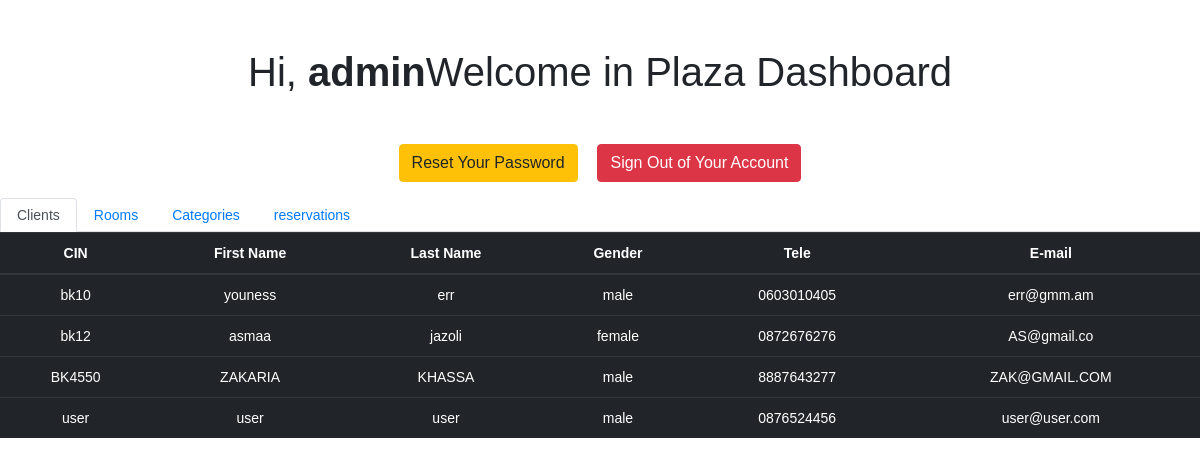
/Plaza/admin/welcome.php (signed in), run on the app's committed database.
### tables this page shows
CREATE TABLE `clients` (
  `CIN` varchar(10) NOT NULL,
  `FIRST_NAME` varchar(10) NOT NULL,
  `LAST_NAME` varchar(10) NOT NULL,
  `TELE` varchar(10) NOT NULL,
  `EMAIL` varchar(25) NOT NULL,
  `GENDER` enum('male','female') NOT NULL
);

### Plaza/admin/welcome.php (the view, shortened to what this page needs)
<!DOCTYPE html>
<html lang="en">
<head>
    <link rel="stylesheet" href="https://maxcdn.bootstrapcdn.com/bootstrap/4.0.0/css/bootstrap.min.css">
</head>
<body>
    <h1 class="my-5">Hi, <b><?php echo htmlspecialchars($_SESSION["username"]); ?></b>Welcome in Plaza Dashboard</h1>
    <p>
        <a href="reset-password.php" class="btn btn-warning">Reset Your Password</a>
        <a href="logout.php" class="btn btn-danger ml-3">Sign Out of Your Account</a>
    </p>
<ul class="nav nav-tabs" id="myTab" role="tablist">
  <li class="nav-item">
    <a class="nav-link active" id="clients-tab" data-toggle="tab" href="#clients" role="tab" aria-controls="clients" aria-selected="true">Clients</a>
  </li>
  <li class="nav-item">
    <a class="nav-link" id="rooms-tab" data-toggle="tab" href="#rooms" role="tab" aria-controls="rooms" aria-selected="false">Rooms</a>
  </li>
  <li class="nav-item">
    <a class="nav-link" id="categories-tab" data-toggle="tab" href="#categories" role="tab" aria-controls="categories" aria-selected="false">Categories</a>
  </li>
  <li class="nav-item">
    <a class="nav-link" id="reservations-tab" data-toggle="tab" href="#reservations" role="tab" aria-controls="reservations" aria-selected="false">reservations</a>
  </li>
</ul>
<div class="tab-content">
  <div class="tab-pane active" id="clients" role="tabpanel" aria-labelledby="clients-tab">
    <table class="table table-dark">
      <thead>
        <tr>
          <th scope="col">CIN</th>
          <th scope="col">First Name</th>
          <th scope="col">Last Name</th>
          <th scope="col">Gender</th>
          <th scope="col">Tele</th>
          <th scope="col">E-mail</th>
        </tr>
      </thead>
      <tbody>
        <?php
          require_once('../includes/connect.php');
          $result = mysqli_query($con,"SELECT * FROM clients");
          while($row = mysqli_fetch_array($result))
          {
          echo "<tr>";
          echo "<td>" . $row['CIN'] . "</td>";
          echo "<td>" . $row['FIRST_NAME'] . "</td>";
          echo "<td>" . $row['LAST_NAME'] . "</td>";
          echo "<td>" . $row['GENDER'] . "</td>";
          echo "<td>" . $row['TELE'] . "</td>";
          echo "<td>" . $row['EMAIL'] . "</td>";
          echo "</tr>";
          }
        ?>
      </tbody>
    </table>
  </div>
</div>
</body>
</html>

### Plaza/admin/welcome.php (style rules this page uses)
body { font: 14px sans-serif; text-align: center; }

### data on the page
clients: CIN "bk10", FIRST_NAME "youness", LAST_NAME "err", GENDER "male", TELE "0603010405", EMAIL "err@gmm.am"
clients: CIN "bk12", FIRST_NAME "asmaa", LAST_NAME "jazoli", GENDER "female", TELE "0872676276", EMAIL "AS@gmail.co"
clients: CIN "BK4550", FIRST_NAME "ZAKARIA", LAST_NAME "KHASSA", GENDER "male", TELE "8887643277", EMAIL "ZAK@GMAIL.COM"
clients: CIN "user", FIRST_NAME "user", LAST_NAME "user", GENDER "male", TELE "0876524456", EMAIL "user@user.com"

### other printed values
$_SESSION["username"] "admin"
